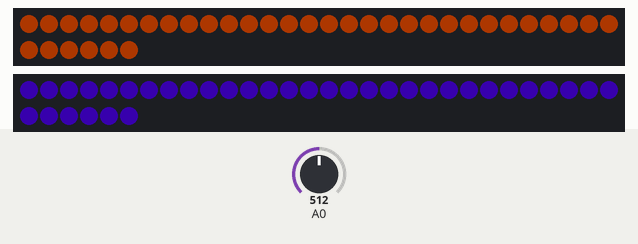
A sketch run on a simulated Arduino Uno, built with avr-gcc and run on an emulated ATmega328P. On the bench: 2 × 36 RGB LEDs in strip order, left to right, continuing on the next row. Inputs (shaded band) come from the test bench; at power-on: A0 = 512. Dim RGB values are drawn brighter than linear.

Above: at 1.24 s.
1.3 s: A0 set to 716
At 1.37 s:
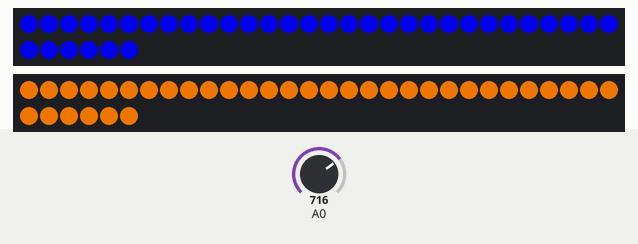
At 2.92 s:
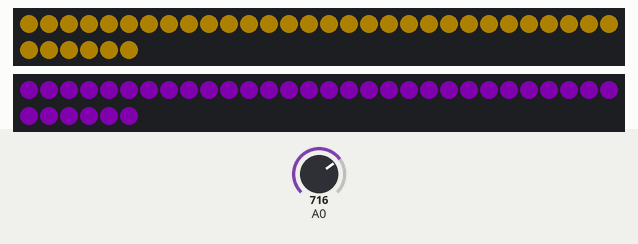
6.0 s: A0 set to 511
At 6.14 s:
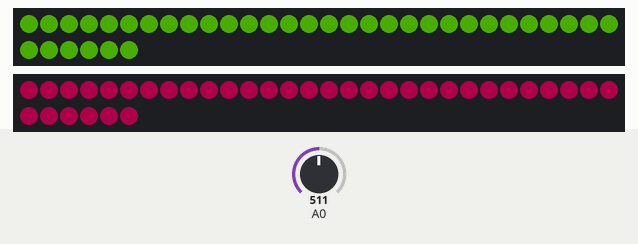
7.5 s: A0 set to 473
10.5 s: A0 set to 446
12.2 s: A0 set to 40
At 12.31 s:
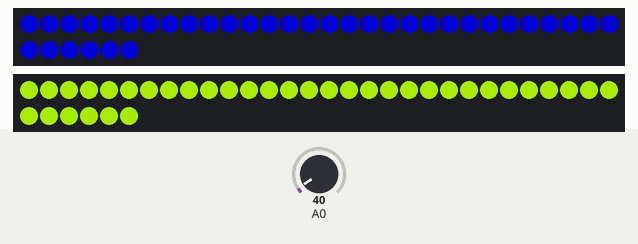

The sketch:

CCP.ino
```cpp
/* Living Arts Collaborative Community Project 2016-17
 * Srishti Gupta - Project Manager
 * Amanda Taylor - Original Concept
 * Kevin Wang - Programming
 * Elijah Blackamore - Hardware
 * Steve Xu - Swag
 * Roger Teng - Swag */

#include <Wire.h>
#include <Adafruit_NeoPixel.h>
#include <time.h>

/* HARDWARE INSTRUCTIONS:
 *
 *  Adafruit Neopixel has four wires:
 *  1. DIM
 *  2. 5V (5 Volt)
 *  3. GND (Ground) x2
 *
 *  1. DIM goes into one of the Arduino's numbered pins, which must be defined
 *  in the code.
 *  2. 5V goes into the 5V pin on the Arduino.
 *  3. GND goes into the GND pins.
 *
 *  When using the breadboard (which is necessary for utilizing multiple
 *  strips,) be aware of the breadboard's wiring (pictured below.) Red and blue
 *  columns are all part of the same strips, whereas the rows of five are each
 *  strips of their own.
 *  http://1.bp.blogspot.com/-T6PVoBeO8eE/UPRzck7HbFI/AAAAAAAAAFs/gpek2YMpmbk/s1600/breadboard_90.png
 *
 */

#ifdef __AVR__
  #include <avr/power.h>
#endif

#define ADC_CHANNEL 0
#define LEFT_LED_PIN 6
#define RIGHT_LED_PIN 7

Adafruit_NeoPixel strip1 = Adafruit_NeoPixel(36, LEFT_LED_PIN, NEO_GRB + NEO_KHZ800);
Adafruit_NeoPixel strip2 = Adafruit_NeoPixel(36, RIGHT_LED_PIN, NEO_GRB + NEO_KHZ800);

const int sampleWindow = 50; // Sample window width in mS (50 mS = 20Hz)
unsigned int sample;

const int PASSIVE_MAX = 50;

int r = PASSIVE_MAX;
int g = 0;
int b = 0;
int phase = 0;

void setup() {

  Serial.begin(9600);

  strip1.begin();
  strip2.begin();
  strip1.show(); // Initialize all pixels to 'off'
  strip2.show();

}

void loop() {
  double soundLevel = getVolume();
  if(soundLevel > 0.25){
    active(80, soundLevel * 200);
  } else {
    passive(20);
  }

}

void passive(int spd){
  const int STEP = 1;
    showAll();
    delay(spd);
    switch(phase % 6){
      //red to orange to yellow
      case 0:
      g += STEP;
      if(g >= PASSIVE_MAX){
        ++phase;
      }
      break;
      // yellow to green
      case 1:
      r -= STEP;
      if(r <= 0){
        ++phase;
      }
      break;
      // green to cyan
      case 2:
      b += STEP;
      if(b >= PASSIVE_MAX){
        ++phase;
      }
      break;
      // cyan to blue
      case 3:
      g -= STEP;
      if(g <= 0){
        ++phase;
      }
      break;
      // blue to purple
      case 4:
      r += STEP;
      if(r >= PASSIVE_MAX){
        ++phase;
      }
      break;
      // purple to red
      case 5:
      b -= STEP;
      if(b <= 0){
        ++phase;
      }
      break;
    }
}

// blue: 0, 0, 255
// maize: 255, 128, 0
void active(int spd, int soundLevel){
  for (int i = 0; i <= strip1.numPixels(); i++){
    strip1.setPixelColor(i, 0, 0, soundLevel);
    strip2.setPixelColor(i, soundLevel, soundLevel / 2, 0);
  }
  strip1.show();
  strip2.show();
  delay(spd);
}

void showAll(){
  for (int i = 0; i <= strip1.numPixels(); i++){
    strip1.setPixelColor(i, r, g, b);
    strip2.setPixelColor(i, g, b, r);
  }
  strip1.show();
  strip2.show();
}

double getVolume(){
     unsigned long startMillis= millis();  // Start of sample window
   unsigned int peakToPeak = 0;   // peak-to-peak level

   unsigned int signalMax = 0;
   unsigned int signalMin = 1024;

   // collect data for 50 mS
   while (millis() - startMillis < sampleWindow)
   {
      sample = analogRead(0);
      if (sample < 1024)  // toss out spurious readings
      {
         if (sample > signalMax)
         {
            signalMax = sample;  // save just the max levels
         }
         else if (sample < signalMin)
         {
            signalMin = sample;  // save just the min levels
         }
      }
   }
   peakToPeak = signalMax - signalMin;  // max - min = peak-peak amplitude
   double volts = (peakToPeak * 5.0) / 1024;  // convert to volts

   return volts;
}
```

Measured:
- after the input at 1.3 s, the LEDs: change at once (image 1)
- after the input at 12.2 s, the LEDs: change after 0.05 s (image 4)
